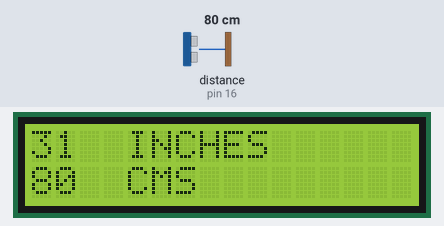
Bench run of a sketch on a simulated Arduino Uno, built with avr-gcc and run on an emulated ATmega328P. On the bench: 16×2 character LCD. Wiring (inferred from the names in the program): ultrasonic range finder: trigger pin 16; echo pin 16. Inputs (shaded band) come from the test bench; at power-on: distance to the obstacle (sensor on pin 16) 80 cm. The echo pulse lasts 58.3 µs per cm.

Above: at 1.2 s.
1.3 s: distance to the obstacle (sensor on pin 16) set to 2 cm
At 2.5 s:
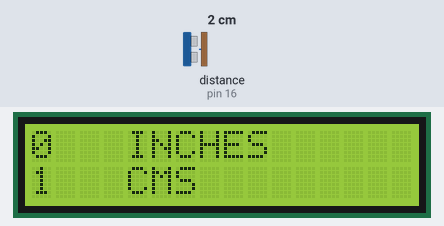
2.8 s: distance to the obstacle (sensor on pin 16) set to 4 cm
At 4.1 s:
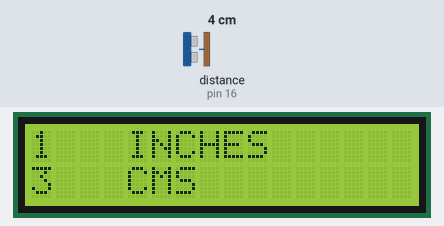
4.4 s: distance to the obstacle (sensor on pin 16) set to 9 cm
At 5.4 s:
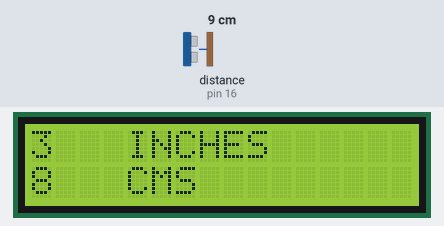
Timing chart, 0 to 7.4 s (numbered marks = the images above; inputs shaded):
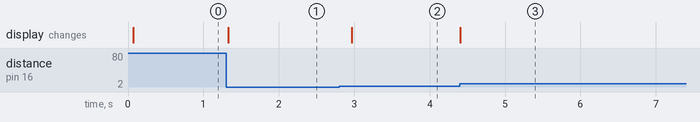

The sketch:

lcd.ino
```cpp
/*  Induino R3 User Guide - Program 10.1 - Interfacing a Character LCD using the LCD Shield to display Distance value on the LCD */
/* Pin Mappings as per the Simple Labs' LCD shield
 * LCD RS pin to digital pin 8
 * LCD Enable pin to digital pin 9
 * LCD D4 pin to digital pin 10
 * LCD D5 pin to digital pin 11
 * LCD D6 pin to digital pin 12
 * LCD D7 pin to digital pin 13
 * LCD R/W pin to ground
*/
// include the library code:
#include <LiquidCrystal.h>

// initialize the library with the numbers of the interface pins
LiquidCrystal lcd(8,9,10,11,12,13);

const int pingPin = 16; // HCSR-04 is connected to the sensor Interface A2 aka 16

long ol_inches=0, ol_cm=0;

void setup() {
  // set up the LCD's number of columns and rows:
  lcd.begin(16, 2);

}

void loop() {
  // establish variables for duration of the ping,
  // and the distance result in inches and centimeters:
  long duration, inches, cm;

  // The HCSR 04 is triggered by a HIGH pulse of 2 or more microseconds.
  // Give a short LOW pulse beforehand to ensure a clean HIGH pulse:
  pinMode(pingPin, OUTPUT);
  digitalWrite(pingPin, LOW);
  delayMicroseconds(2);
  digitalWrite(pingPin, HIGH);
  delayMicroseconds(5);
  digitalWrite(pingPin, LOW);

  // The same pin is used to read the signal from the HCSR 04: a HIGH
  // pulse whose duration is the time (in microseconds) from the sending
  // of the ping to the reception of its echo off of an object.
  pinMode(pingPin, INPUT);
  duration = pulseIn(pingPin, HIGH);

  // convert the time into a distance
  inches = microsecondsToInches(duration);
  cm = microsecondsToCentimeters(duration);

  //if(cm!=ol_cm || inches!=ol_inches)  // Check if the new dsitance values are not the same as the old values
  {
  lcd.clear(); // Clear the Dispaly
  lcd.print(inches); // Print the Distance in Inches
  lcd.setCursor(4, 0); // Position the cursor of the LCD display to print from the 5th Character on the First Line
  lcd.print("INCHES");// Print the descriptive text
  lcd.setCursor(0, 1); // Position the cursor of the LCD display to print from the 1st Character on the Second Line
  lcd.print(cm); // Print the Distance in Centimeters
  lcd.setCursor(4, 1);// Position the cursor of the LCD display to print from the 5th Character on the Second Line
  lcd.print("CMS"); // Print the descriptive text
  ol_inches = inches; // store the new inches value into a variable
  ol_cm = cm; // store the new centimeters value into a variable
  delay(200);

}

  // print the number of seconds since reset:
}

long microsecondsToInches(long microseconds)
{
  // According to Parallax's datasheet for the PING))), there are
  // 73.746 microseconds per inch (i.e. sound travels at 1130 feet per
  // second).  This gives the distance travelled by the ping, outbound
  // and return, so we divide by 2 to get the distance of the obstacle.
  // See: http://www.parallax.com/dl/docs/prod/acc/28015-PING-v1.3.pdf
  return microseconds / 74 / 2;
}

long microsecondsToCentimeters(long microseconds)
{
  // The speed of sound is 340 m/s or 29 microseconds per centimeter.
  // The ping travels out and back, so to find the distance of the
  // object we take half of the distance travelled.
  return microseconds / 29 / 2;
}
```

Measured:
- after the input at 1.3 s, the display: changes at once (image 1)
- after the input at 2.8 s, the display: changes after 0.17 s (image 2)
- after the input at 4.4 s, the display: changes at once (image 3)
